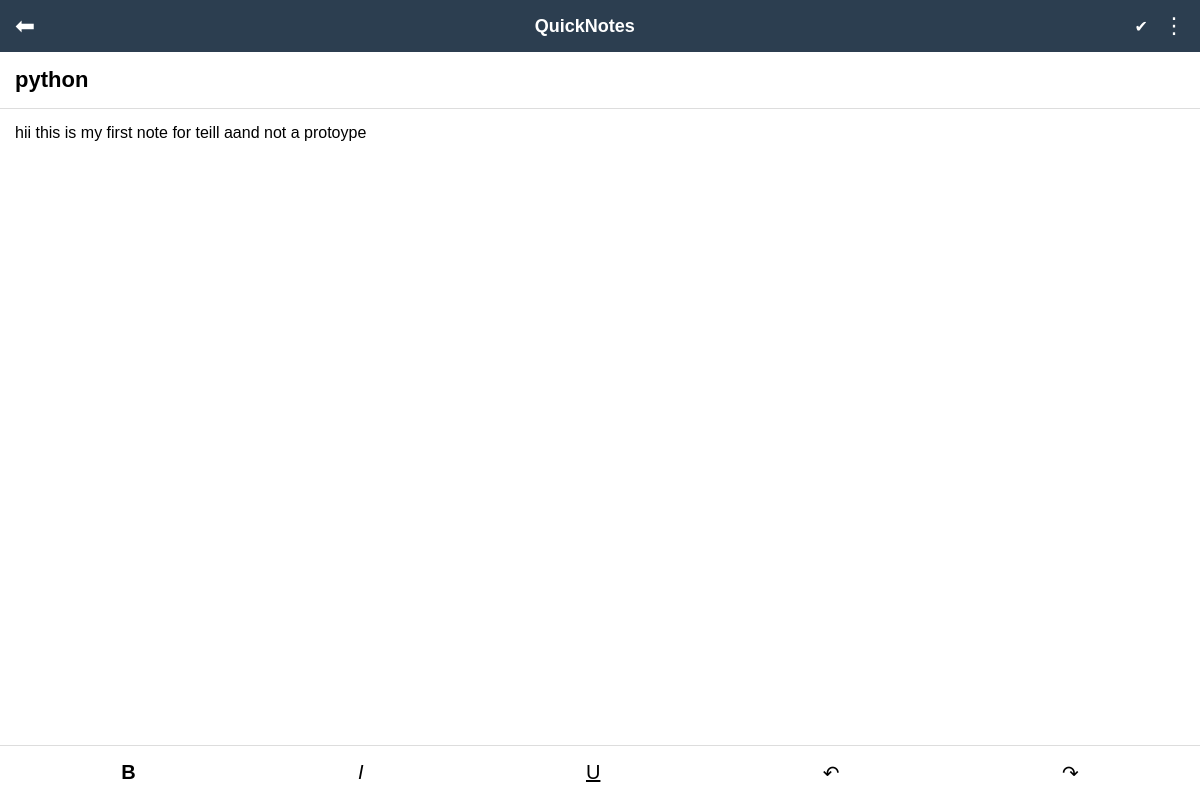
/update_note/2 (signed in), run on an earlier commit of the app's database.
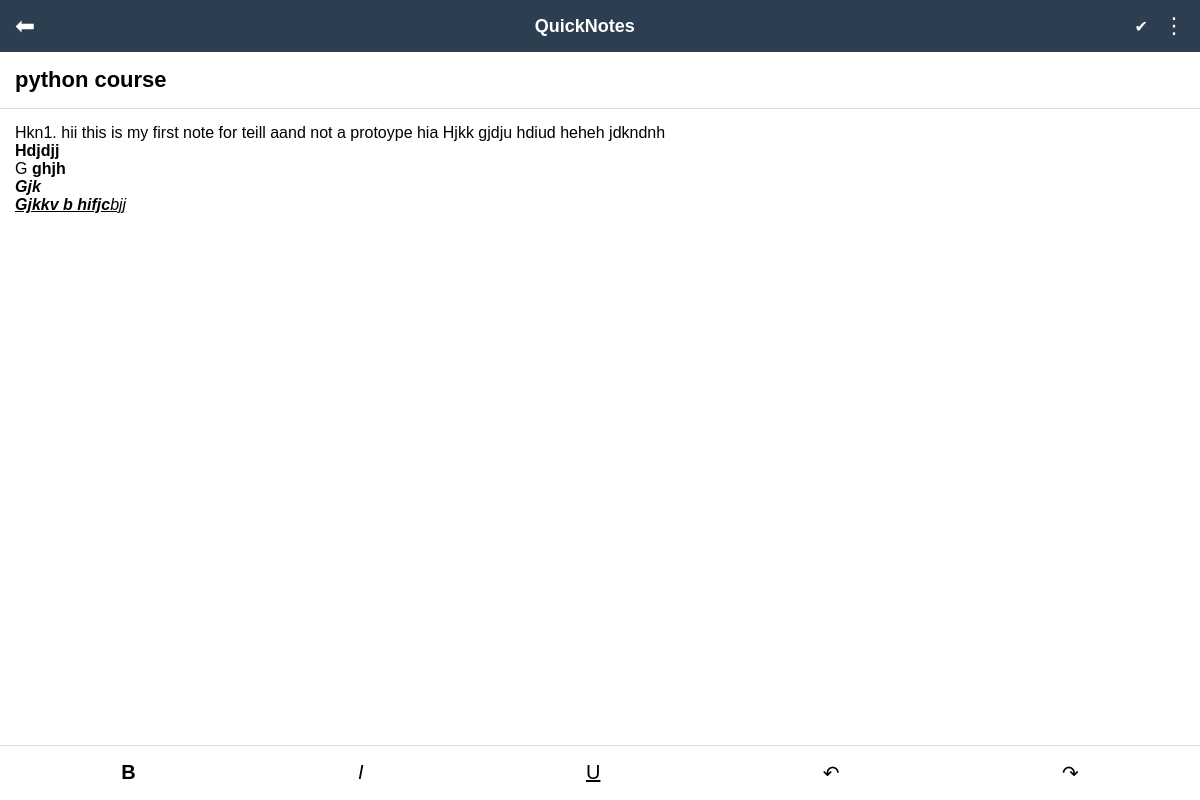
And on a later commit of the database.
### tables this page shows
CREATE TABLE notebook(
        id INTEGER PRIMARY KEY AUTOINCREMENT,
        title TEXT,
        content TEXT,
        category TEXT,
        user_id INTEGER,
        created_at TEXT,
        is_deleted INTEGER DEFAULT 0,
        FOREIGN KEY(user_id) REFERENCES user(id)
    );

### renderapp.py (the view, shortened to what this page needs)
@app.route("/update_note/<int:note_id>", methods=["GET", "POST"])
@login_required
def update_note(note_id):
    db = get_db()
    note = db.execute(
        "SELECT * FROM notebook WHERE id=? AND user_id=?",
        (note_id, session["user_id"])
    ).fetchone()
    db.close()
    return render_template("update_note.html", note=note)

### renderapp.py (called while the page is built)
def get_db():
    conn = sqlite3.connect(DATABASE)
    conn.row_factory = sqlite3.Row
    return conn

def login_required(route_function):
    @wraps(route_function)
    def wrapper(*args, **kwargs):
        if "user_id" not in session:
            return redirect(url_for("login"))
        return route_function(*args, **kwargs)
    return wrapper

### templates/update_note.html (shortened to what this page needs)
<!DOCTYPE html>
<html>
<head>
</head>
<body>
<div class="header">
<div class="header-left" onclick="location.href='/'">
⬅
</div>
<div class="header-title">
QuickNotes
</div>
<div class="header-right">
<span id="saveIcon">✔</span>
<div style="cursor:pointer;font-size:22px" onclick="toggleMenu()">⋮</div>
</div>
</div>
<div class="editor">
<input
class="title"
id="title"
value="{{note.title}}"
placeholder="Title"
>
<div
class="content"
id="content"
contenteditable="true"
placeholder="Start writing..."
>
{{note.content | safe}}
</div>
</div>
<div class="toolbar">
<span onmousedown="event.preventDefault(); document.execCommand('bold')"><b>B</b></span>
<span onmousedown="event.preventDefault(); document.execCommand('italic')"><i>I</i></span>
<span onmousedown="event.preventDefault(); document.execCommand('underline')"><u>U</u></span>
<span onmousedown="event.preventDefault(); document.execCommand('undo')">↶</span>
<span onmousedown="event.preventDefault(); document.execCommand('redo')">↷</span>
</div>
</body>
</html>

What changed in the data, as far as the page shows it:
changed notebook: title "python" → "python course"; content "hii this is my first note for teill aand not a protoype" → "Hkn1. hii this is my first note for teill aand not a protoype hia Hjkk gjdju hdiud heheh jdkndnh Hdjdjj G ghjh Gjk Gjkkv b hifjc bjj"
